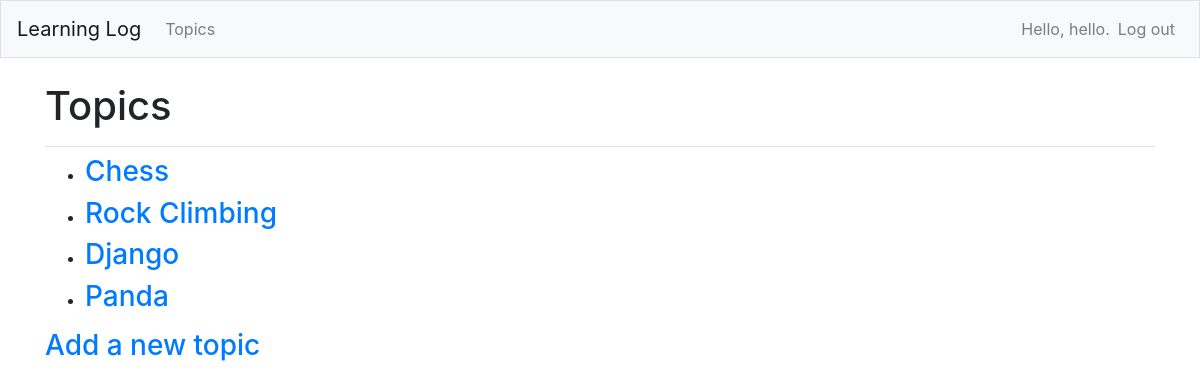
Page /topics/ (signed in) on the earlier database version.
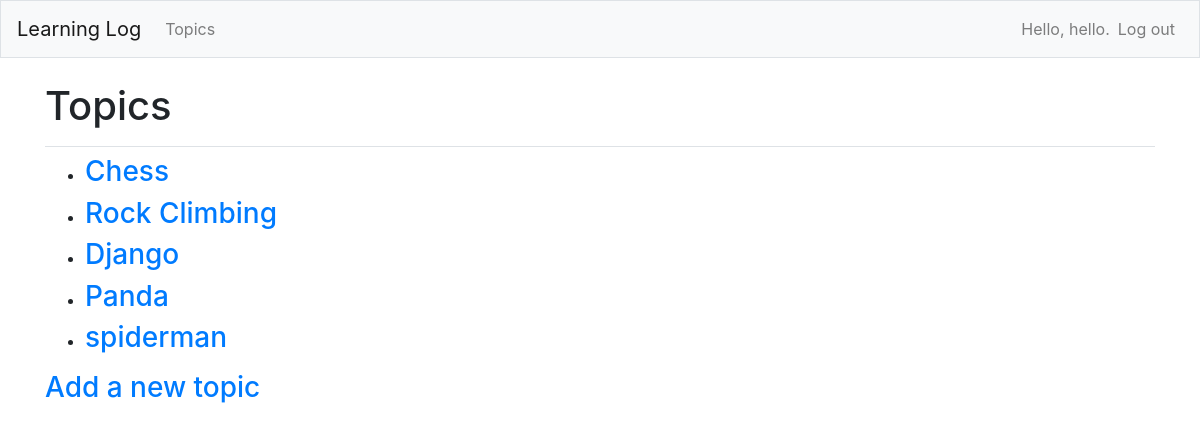
Same page on the later database version.
### web_apps/models.py (models this page shows)
class Topic(models.Model):
    text = models.CharField(max_length=200)
    date_added = models.DateTimeField(auto_now_add=True)
    owner = models.ForeignKey(User, on_delete=models.CASCADE)
    def __str__(self):
        return self.text

### web_apps/views.py (the view)
# urls.py: path("topics/", views.topics, name="topics"),
@login_required
def topics(request):
    topics = Topic.objects.filter(owner=request.user).order_by("date_added")
    context = {"topics": topics}
    return render(request=request, context=context, template_name="web_apps/topics.html")

### web_apps/templates/web_apps/topics.html
{% extends "web_apps/base.html" %}
{% block page_header %}
    <h1>Topics</h1>
{% endblock page_header %}
{% block content %}
    <ul>
        {% for topic in topics %}
            <li><h3>
                <a href="{% url 'web_apps:topic' topic.id %}">{{ topic }}</a>
            </h3></li>
        {% empty %}
            <li><h3>No topics have been added yet.</h3></li>
        {% endfor %}
    </ul>
    <h3><a href="{% url 'web_apps:new_topic' %}">Add a new topic</a></h3>
{% endblock content %}

Differences in the rows shown:
added Topic: text "spiderman"
